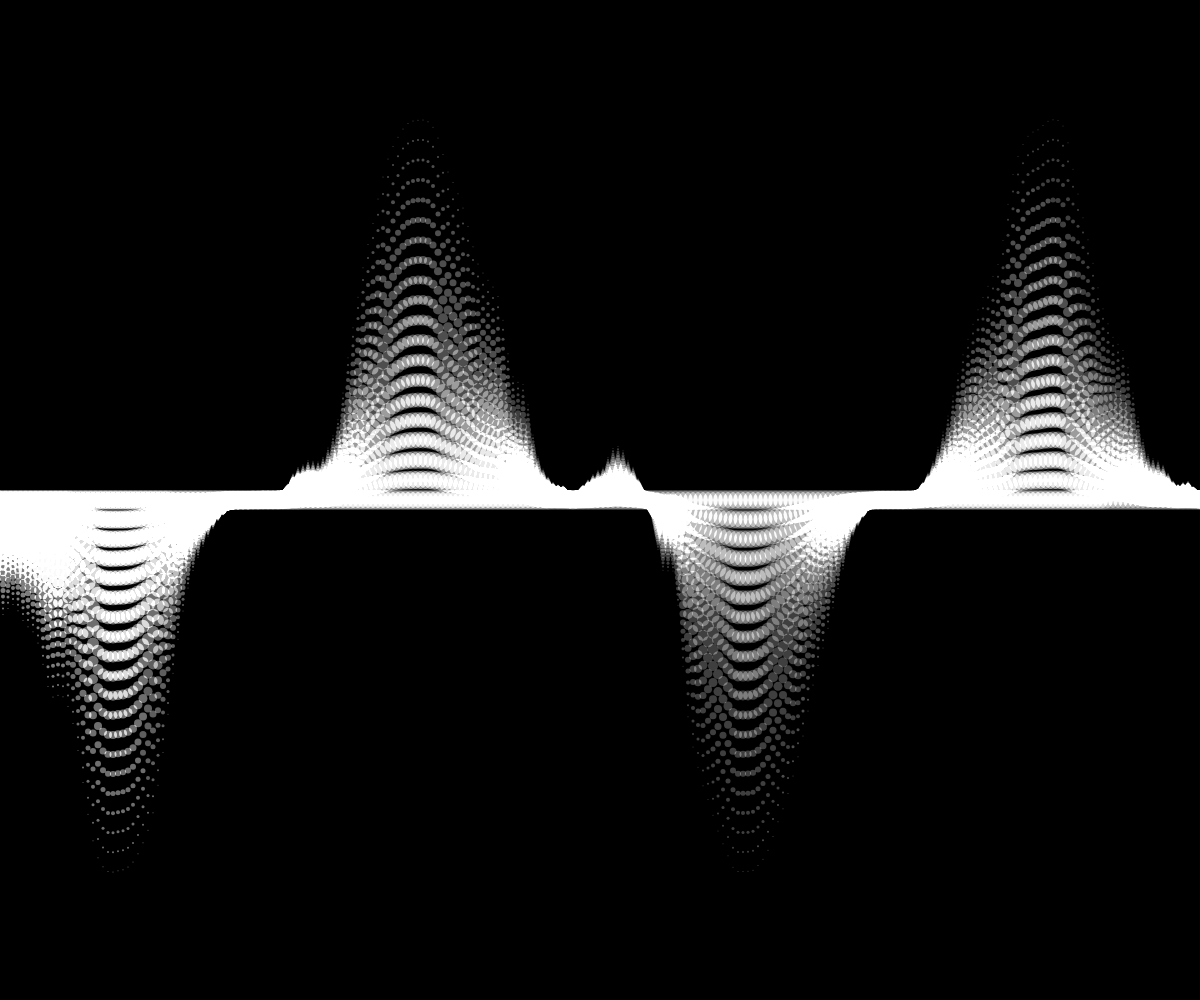
Frame 1 (no input)
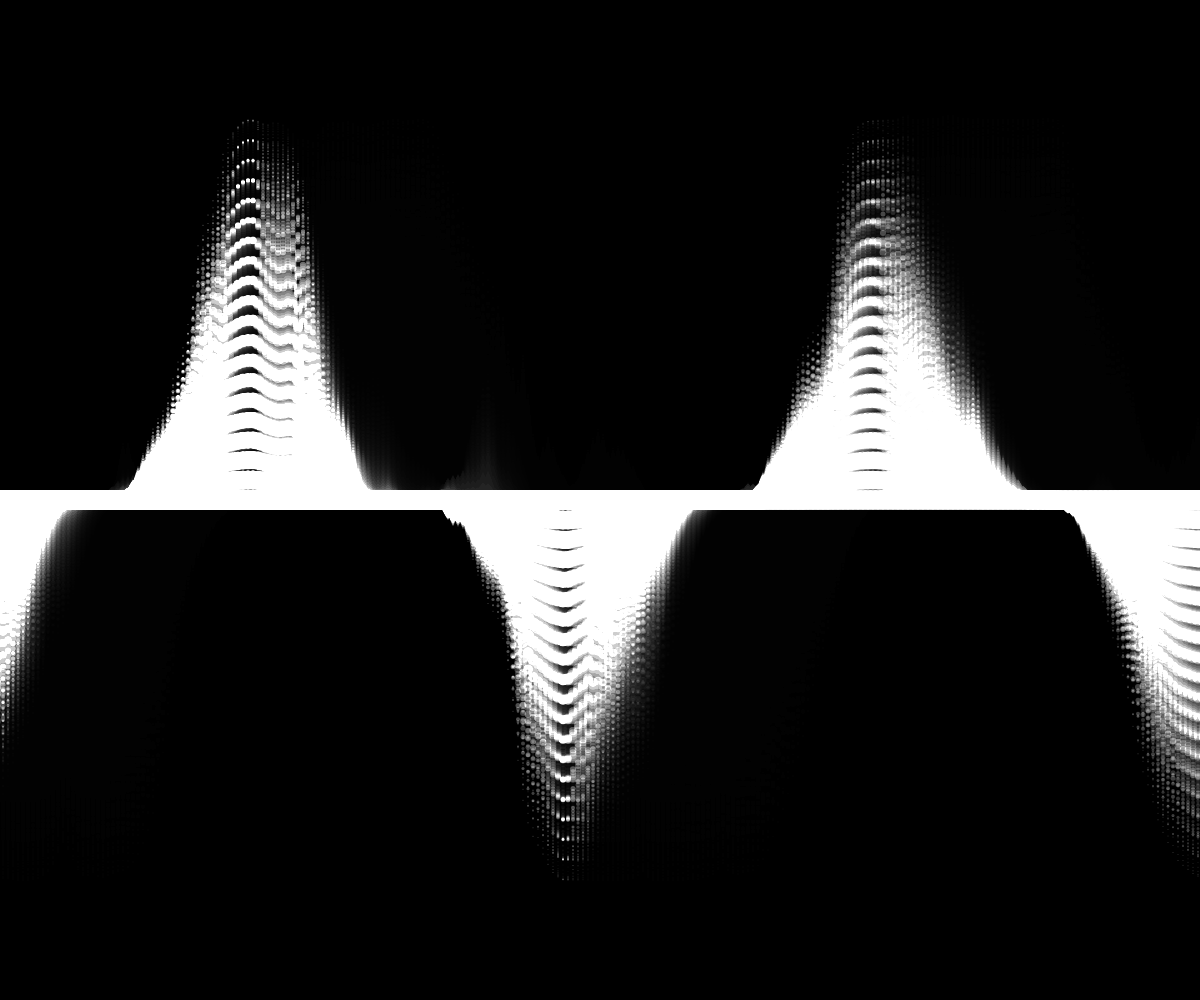
Frame 60 (no input)
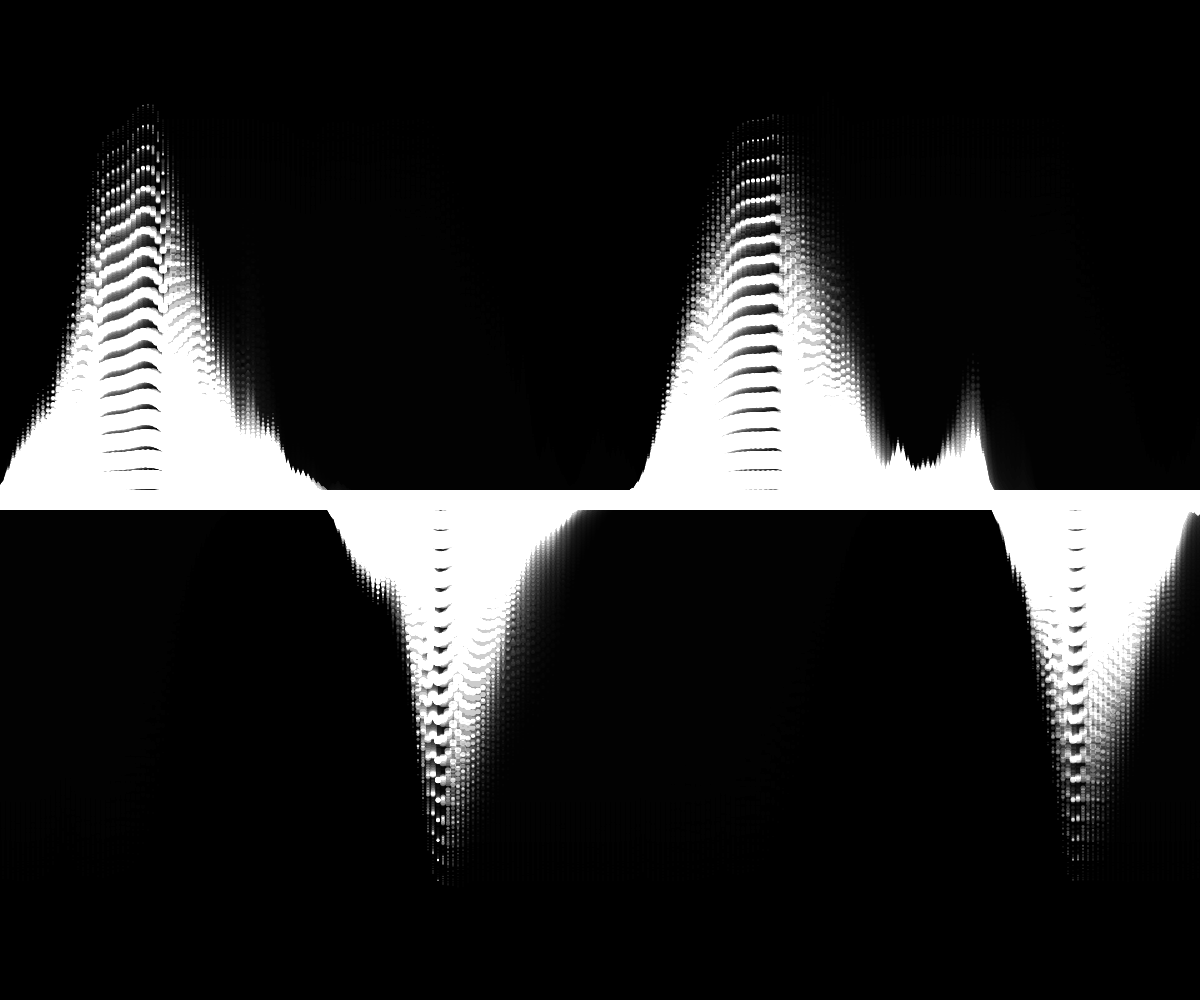
Frame 120 (the mouse pressed at the canvas centre since frame 60)

The p5.js sketch that drew these frames (run headless with seeded random() and noise() and a simulated clock; from frame 60 on, the mouse is pressed at the canvas centre):

// p5.js sketch
// ── sketch.js
let cp;
let t = 0;

function setup() {
  createCanvas(windowWidth, windowHeight);
  background(0);

  cp = random(colorPalletes).colors;
}

function draw() {
  background(0, 50);

  blendMode(ADD);

  push();
  translate(0, height/2);
  for(let x = -47; x < width+53; x += 5) {
    const h = pow(sin(t / 100 + x / 100 + noise(x / 100, t / 100)), 3) * height / 5 + pow((noise(x / 100, t / 100) - 0.5) * 2, 3) * height / 4;
    for(let i = 0; i < 20; i ++) {
      const index = floor(noise(x/1000, i/100, t/100) * cp.length);
      // const c = cp[index];
      const c = color(floor(noise(x / 1000, i / 100, t / 100) * 255 / 20) * 20);
      fill(red(c), green(c), blue(c), 200);
      noStroke();
      circle(x, h*i/10, (20-i));
    }
  }
  pop();

  t += floor(pow(noise(frameCount/100), 2) * 10) + 1;

  blendMode(BLEND);
}

const colorPalletes = [
  {
    name: "DeepEmeraldGold",
    colors: ["#005e55", "#fff9bf", "#edb50c", "#b8003d", "#5e001f"],
  },
  {
    name: "WarmRainbow",
    colors: ["#01204E", "#028391", "#F6DCAC", "#FAA968", "#F85525"],
  },
  {
    name: "ChocolateAndCream",
    colors: ["#D54751", "#EF9A48", "#FFFCC7", "#4DA394", "#59322B"],
  },
  {
    name: "PopArt",
    colors: ["#241965", "#653993", "#9F4094", "#B73D6E", "#F19406"],
  },
  {
    name: "DeepEmeraldGold",
    colors: ["#F87523", "#FFC31B", "#E7DCC9", "#1DB7B9", "#126D68"],
  },
  {
    name: "GreenPink",
    colors: ["#01B999", "#FAB3B3", "#DC958F", "#A1D8CE", "#F1FAF7"],
  },
  {
    name: "NatureTranquility",
    colors: ["#106A6B", "#07374B", "#CAB381", "#E9E0CE"],
  },
  {
    name: "VibrantHarmony",
    colors: ["#F15946", "#5681CB", "#FAAA2D", "#296647", "#453945"],
  },
  {
    name: "Serenity Bliss",
    colors: ["#FFB4B8", "#EF4B28", "#0A563A", "#FFBC54", "#ECE9E0"],
  }
];
